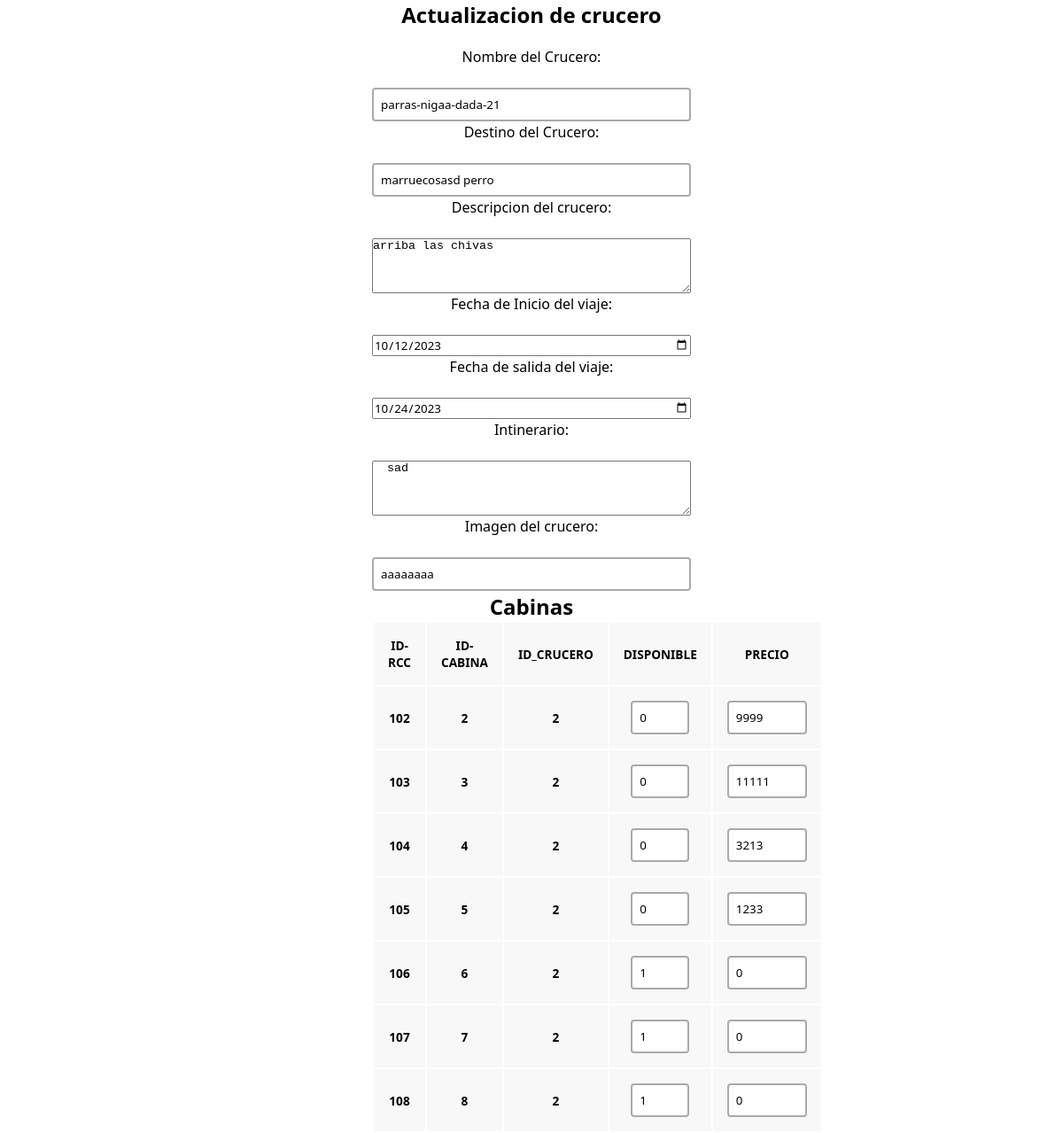
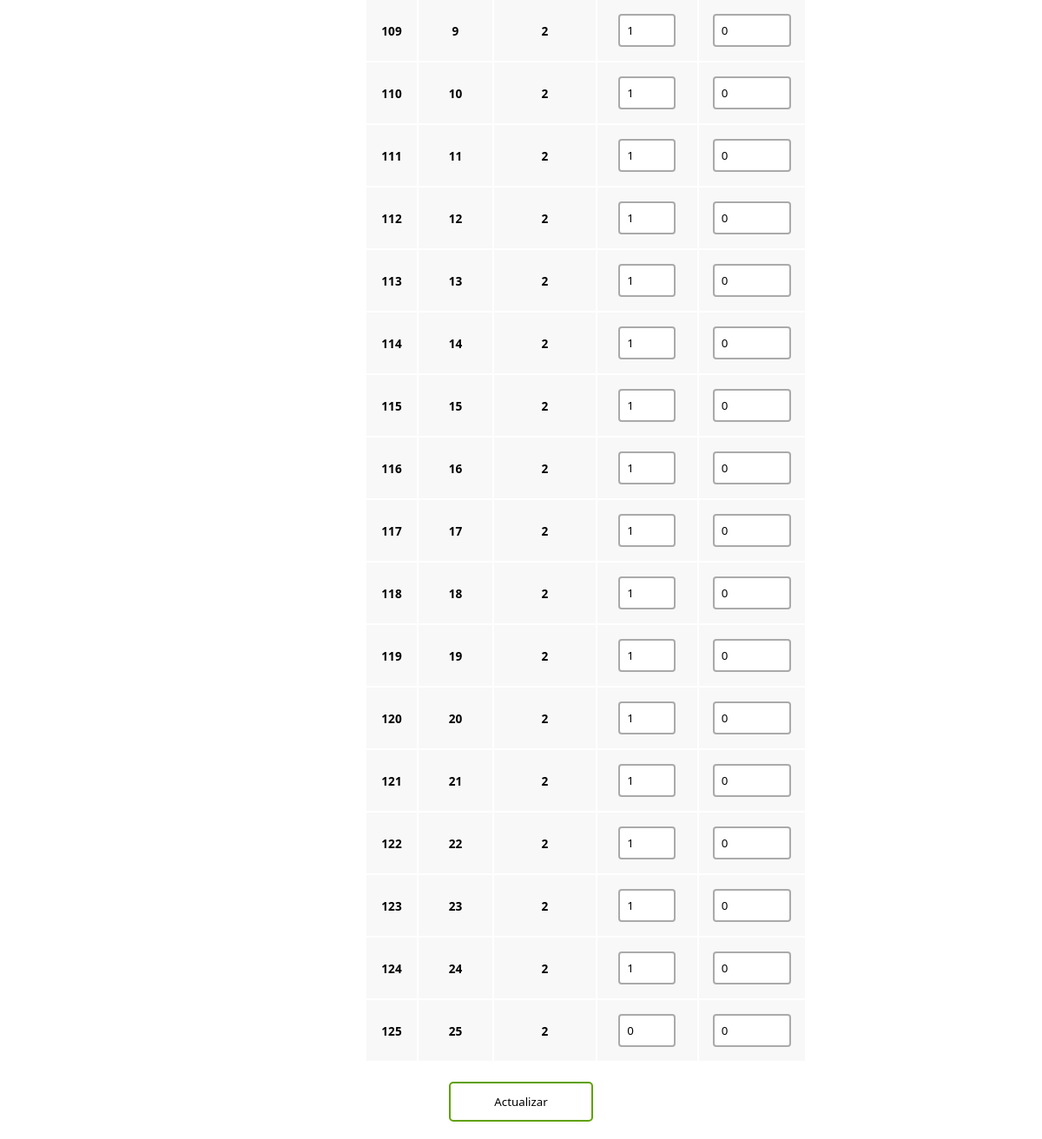
The app's page /update.php?id_crucero=2 with its own data (2 pictures, top to bottom).
### tables this page shows
CREATE TABLE `crucero` (
  `id_crucero` int(11) NOT NULL,
  `destino_crucero` varchar(50) NOT NULL,
  `fechainicio_crucero` varchar(10) NOT NULL,
  `fechacierre_crucero` varchar(10) NOT NULL,
  `barco_crucero` varchar(30) NOT NULL,
  `descripcion_crucero` varchar(100) NOT NULL,
  `itinerario_crucero` varchar(150) NOT NULL,
  `refimagen_crucero` varchar(150) NOT NULL
);

CREATE TABLE `cabina_crucero` (
  `id_rcc` int(3) NOT NULL,
  `id_cabina` int(3) NOT NULL,
  `id_crucero` int(11) NOT NULL,
  `disponible_rcc` int(1) NOT NULL,
  `precio_rcc` int(10) NOT NULL
);

### update.php (the view, shortened to what this page needs)
<?php
$con = connection();
$id=$_GET['id_crucero'];
    $sql="SELECT * FROM CRUCERO WHERE id_crucero='$id'";
    $query=mysqli_query($con, $sql);
    $row=mysqli_fetch_array($query);
    $sql1 = "SELECT * FROM CABINA_CRUCERO WHERE id_crucero =
    (SELECT id_crucero FROM CRUCERO WHERE id_crucero = '$id')";
    $query1 = mysqli_query($con, $sql1);
?>
<!DOCTYPE html>
<html lang="en">
    <head>
        <link href="admin-styles.css" rel="stylesheet">
    </head>
    <body>
        <h2 class="titulo"> Actualizacion de crucero</h2>
        <div class="users-form">
            <form action="edit_cruceros.php" method="POST">
                <p>Nombre del Crucero:</p>
                <br> <input type="text" id="nombreBarco" name="nombreBarco" placeholder="nombre Barco" value="<?= $row['barco_crucero']?>">
                <p>Destino del Crucero:</p>
                <br> <input type="text" id="destinoBarco" name="destinoBarco" placeholder="destino" required value="<?= $row['destino_crucero']?>">
                <p>Descripcion del crucero:</p>
                <br> <textarea id="descripcionCorta" name="descripcionCorta" placeholder="descripcion" rows="4" cols="50" required><?= $row['descripcion_crucero']?></textarea>
                <p>Fecha de Inicio del viaje:</p>
                <br> <input type="date" id="fechaInicio" name="fechaInicio" placeholder="fechainicio"  value="<?= $row['fechainicio_crucero']?>">
                <p>Fecha de salida del viaje:</p>
                <br><input type="date" id="fechaSalida" name="fechaSalida" placeholder="fechaSalida" value="<?= $row['fechacierre_crucero']?>">
                <p>Intinerario:</p>
                <br> <textarea id="itinerario" name="itinerario" rows="4" placeholder="intinerario" cols="50"> <?= $row['itinerario_crucero']?> </textarea>
                <p>Imagen del crucero:</p>
                <br><input type="text" id="imagenBarco" placeholder="imagen" name="imagenBarco" value="<?= $row['refimagen_crucero']?>">
<div class="users-table">
        <h2>Cabinas</h2>
        <table >
            <thead>
                <tr>
                    <th>ID-RCC</th>
                    <th>ID-CABINA</th>
                    <th>ID_CRUCERO</th>
                    <th>DISPONIBLE</th>
                    <th>PRECIO</th>
                </tr>
            </thead>
            <tbody>
                <?php while ($row1  = mysqli_fetch_array($query1)): ?>
                    <tr>
                        <th><input type ="hidden" id = "id_rcc[]" name ="id_rcc[]" value ="<?= $row1 ['id_rcc'] ?> "><?= $row1 ['id_rcc'] ?></th>
                        <th><input type ="hidden" id = "id_cabina[]" name="id_cabina[]" value= "<?= $row1 ['id_cabina'] ?>"><?= $row1 ['id_cabina'] ?></th>
                        <th><input type ="hidden" id = "id_crucero[]" name="id_crucero[]" value = "<?= $row1 ['id_crucero'] ?>" ><?= $row1 ['id_crucero'] ?></th>
                        <th><input type="text"  size="1" id="disponible_cabina[]" name="disponible_cabina[]" placeholder="disponible_cabina" value ="<?= $row1['disponible_rcc'] ?>"></th>
                        <th><input type="text" size="4" id="precio_cabina[]" name="precio_cabina[]" placeholder="precio_cabina" value ="<?= $row1 ['precio_rcc'] ?>"></th>
                    </tr>
                <?php endwhile; ?>
            </tbody>
        </table>
        <br>
        <input type="submit" value="Actualizar">
</div>
</div>
    </body>
</html>

### admin-styles.css (style rules this page uses)
* { box-sizing: border-box; margin: 0; padding: 0; }
html { font-family: 'Segoe UI', sans-serif; text-align: center; }
.users-form form { display: flex; flex-direction: column; gap: 1px; width: 30%; margin: 20px auto; text-align: center; }
.users-form form input { font-family: 'Segoe UI', sans-serif; }
.users-form form input[type=text], .users-form form input[type=password], .users-form form input[type=email] { padding: 8px; border:2px solid #aaa; border-radius:4px; outline:none; transition:.3s; }
.users-form form input[type=submit] { border: none; padding: 12px 50px; text-decoration: none; transition-duration: 0.4s; cursor: pointer; border-radius: 5px; background-color: white; color: black; border: 2px solid #60a100; }
table tr { background-color: #f8f8f8; border: 1px solid #ddd; padding: 4px; }
table th { padding: 16px; text-align: center; font-size: .85em; }

### records on screen
crucero: nombreBarco "parras-nigaa-dada-21", destinoBarco "marruecosasd perro", descripcionCorta "arriba las chivas", fechaInicio "10/12/2023", fechaSalida "10/24/2023", itinerario "sad", imagenBarco "aaaaaaaa"
cabina_crucero: id_rcc "102", id_cabina "2", id_crucero "2", disponible_rcc "0", precio_rcc "9999"
cabina_crucero: id_rcc "103", id_cabina "3", id_crucero "2", disponible_rcc "0", precio_rcc "11111"
cabina_crucero: id_rcc "104", id_cabina "4", id_crucero "2", disponible_rcc "0", precio_rcc "3213"
cabina_crucero: id_rcc "105", id_cabina "5", id_crucero "2", disponible_rcc "0", precio_rcc "1233"
cabina_crucero: id_rcc "106", id_cabina "6", id_crucero "2", disponible_rcc "1", precio_rcc "0"
cabina_crucero: id_rcc "107", id_cabina "7", id_crucero "2", disponible_rcc "1", precio_rcc "0"
cabina_crucero: id_rcc "108", id_cabina "8", id_crucero "2", disponible_rcc "1", precio_rcc "0"
cabina_crucero: id_rcc "109", id_cabina "9", id_crucero "2", disponible_rcc "1", precio_rcc "0"
cabina_crucero: id_rcc "110", id_cabina "10", id_crucero "2", disponible_rcc "1", precio_rcc "0"
cabina_crucero: id_rcc "111", id_cabina "11", id_crucero "2", disponible_rcc "1", precio_rcc "0"
cabina_crucero: id_rcc "112", id_cabina "12", id_crucero "2", disponible_rcc "1", precio_rcc "0"
cabina_crucero: id_rcc "113", id_cabina "13", id_crucero "2", disponible_rcc "1", precio_rcc "0"
cabina_crucero: id_rcc "114", id_cabina "14", id_crucero "2", disponible_rcc "1", precio_rcc "0"
cabina_crucero: id_rcc "115", id_cabina "15", id_crucero "2", disponible_rcc "1", precio_rcc "0"
cabina_crucero: id_rcc "116", id_cabina "16", id_crucero "2", disponible_rcc "1", precio_rcc "0"
cabina_crucero: id_rcc "117", id_cabina "17", id_crucero "2", disponible_rcc "1", precio_rcc "0"
cabina_crucero: id_rcc "118", id_cabina "18", id_crucero "2", disponible_rcc "1", precio_rcc "0"
cabina_crucero: id_rcc "119", id_cabina "19", id_crucero "2", disponible_rcc "1", precio_rcc "0"
cabina_crucero: id_rcc "120", id_cabina "20", id_crucero "2", disponible_rcc "1", precio_rcc "0"
cabina_crucero: id_rcc "121", id_cabina "21", id_crucero "2", disponible_rcc "1", precio_rcc "0"
cabina_crucero: id_rcc "122", id_cabina "22", id_crucero "2", disponible_rcc "1", precio_rcc "0"
cabina_crucero: id_rcc "123", id_cabina "23", id_crucero "2", disponible_rcc "1", precio_rcc "0"
cabina_crucero: id_rcc "124", id_cabina "24", id_crucero "2", disponible_rcc "1", precio_rcc "0"
cabina_crucero: id_rcc "125", id_cabina "25", id_crucero "2", disponible_rcc "0", precio_rcc "0"
